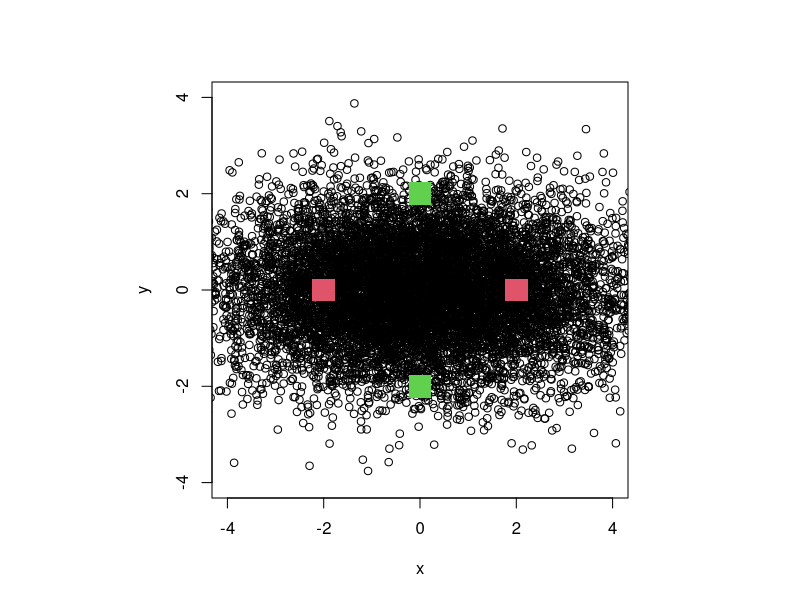

This chart was generated by the following R code:
## ---- chunk 1
library(tidyr) #the pipe (%>%) tool is extremely useful
library(MASS) # used for mvrnorm
## ---- chunk 2
1 - pnorm(2/sqrt(8))
## ---- chunk 3
1 - pnorm(2/sqrt(2))
## ---- chunk 4
set.seed(20230404)
n <- 10000 # number of samples
# bivariate normal random sample parameters
bivariate_mu <- c(0,0)
cov_matrix <- matrix(c(4,0,0,1),2,2)
# bivariate normal sample
sample <- mvrnorm(n=n, mu=bivariate_mu, Sigma=cov_matrix)
# Extract the X values, X ~ N(0, 4)
x <- sample[, 1]
# Extract the Y values, X ~ N(0, 1)
y <- sample[, 2]
# plot
par(pty="s") #to make sure the shape of figure is a square
sample %>%
  plot(xlab="x", ylab="y", xlim=c(-4,4), ylim=c(-4,4))
points(x=c(-2, 0, 0, 2), y=c(0, -2, 2, 0), pch=15,
       col=c(2,3,3,2),cex=3)
## ---- chunk 5
# Calculate the proportion of pairs satisfying X > 2
mean(x > 2)
# Calculate the proportion of pairs satisfying Y > 2
mean(y > 2)
